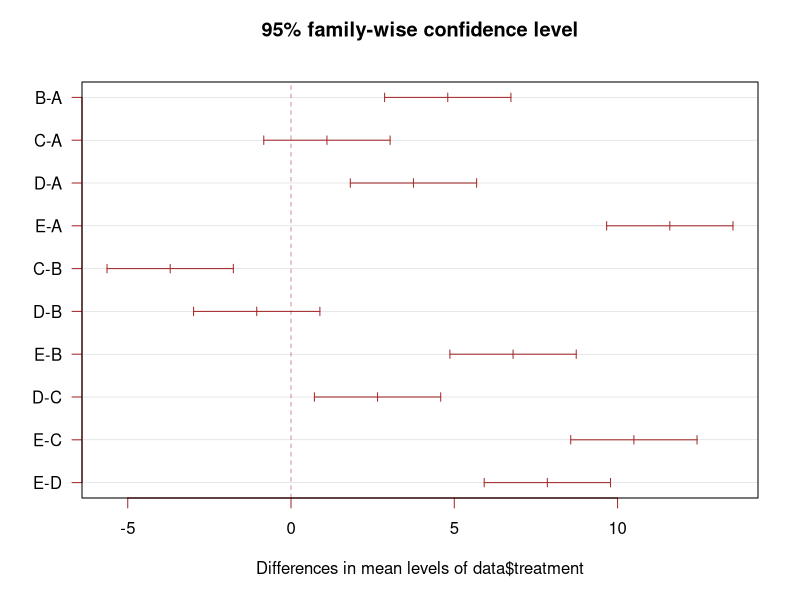
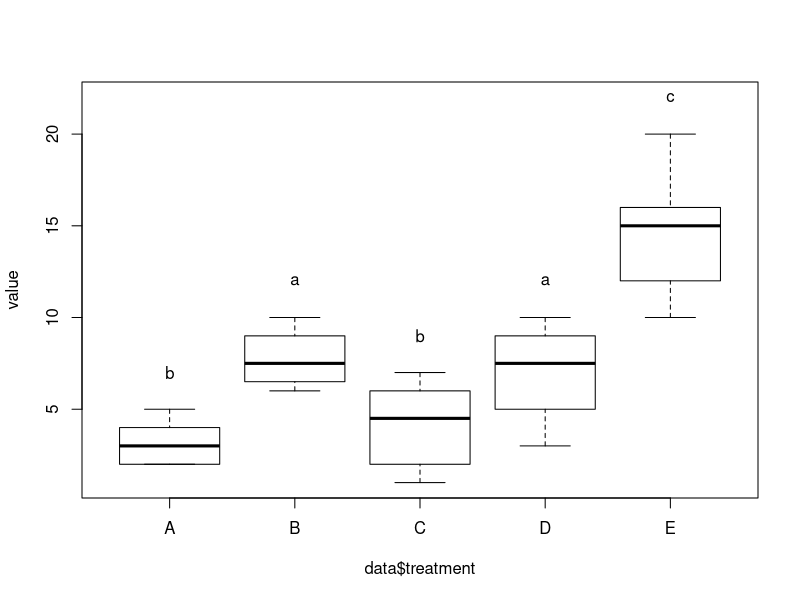

R code for these plots, in order:
library(multcompView)

# Create data
set.seed(1)
treatment <- rep(c("A", "B", "C", "D", "E"), each=20) 
value=c( sample(2:5, 20 , replace=T) , sample(6:10, 20 , replace=T), sample(1:7, 20 , replace=T), sample(3:10, 20 , replace=T) , sample(10:20, 20 , replace=T) )
data=data.frame(treatment,value)

# What is the effect of the treatment on the value ?
model=lm( data$value ~ data$treatment )
ANOVA=aov(model)

# Tukey test to study each pair of treatment :
TUKEY <- TukeyHSD(x=ANOVA, 'data$treatment', conf.level=0.95)

# Tuckey test representation :
plot(TUKEY , las=1 , col="brown")

# I need to group the treatments that are not different each other together.
generate_label_df <- function(TUKEY, variable){
  
  # Extract labels and factor levels from Tukey post-hoc 
  Tukey.levels <- TUKEY[[variable]][,4]
  Tukey.labels <- data.frame(multcompLetters(Tukey.levels)['Letters'])
  
  #I need to put the labels in the same order as in the boxplot :
  Tukey.labels$treatment=rownames(Tukey.labels)
  Tukey.labels=Tukey.labels[order(Tukey.labels$treatment) , ]
  return(Tukey.labels)
}

# Apply the function on my dataset
LABELS <- generate_label_df(TUKEY , "data$treatment")


# A panel of colors to draw each group with the same color :
my_colors <- c( 
  rgb(143,199,74,maxColorValue = 255),
  rgb(242,104,34,maxColorValue = 255), 
  rgb(111,145,202,maxColorValue = 255)
)

# Draw the basic boxplot
a <- boxplot(data$value ~ data$treatment , ylim=c(min(data$value) , 1.1*max(data$value)) , col=my_colors[as.numeric(LABELS[,1])] , ylab="value" , main="")

# I want to write the letter over each box. Over is how high I want to write it.
over <- 0.1*max( a$stats[nrow(a$stats),] )

#Add the labels
# text( c(1:nlevels(data$treatment)) , a$stats[nrow(a$stats),]+over , LABELS[,1]  , col=my_colors[as.numeric(LABELS[,1])] )
text( c(1:length(levels(factor(data$treatment)))) , a$stats[nrow(a$stats),]+over , LABELS[,1]  , col=my_colors[as.numeric(LABELS[,1])] )
